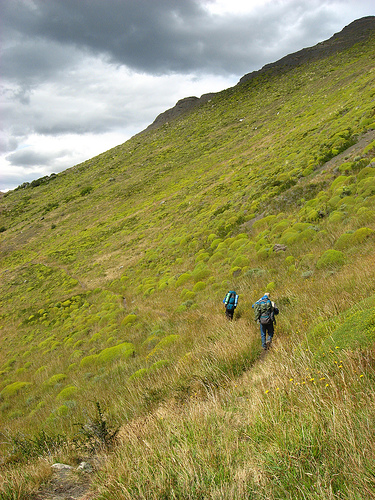
#> input picture gambar_dataset/374176648.jpg, 375 x 500 px, found by its file name
$ jupyter execute ip_gradien.ipynb   (shell and % lines are left out)   (older library calls are emulated)
#> lines starting #> are read from the running program, lines starting #| are printed output that depends on the picture
<a href="https://colab.research.google.com/github/hanifnurf/TubesTKC_FlickrImage/blob/main/image_processing/ip_gradien.ipynb" target="_parent"></a>

[cell 1]
import wget
url = "https://github.com/hanifnurf/TubesTKC_FlickrImage/blob/main/gambar_dataset/374176648.jpg?raw=true"
wget.download(url)

[cell 2]
# import the necessary packages
import matplotlib.pyplot as plt
import numpy as np
import cv2

Function to display images in Jupyter Notebooks and Google Colab

[cell 3]
def plt_imshow(title, image):
	# convert the image frame BGR to RGB color space and display it
	image = cv2.cvtColor(image, cv2.COLOR_BGR2RGB)
	plt.imshow(image)
	plt.title(title)
	plt.grid(False)
	plt.show()

Implementing Sobel and Scharr kernels with OpenCV

[cell 4]
# # construct the argument parser and parse the arguments
# ap = argparse.ArgumentParser()
# ap.add_argument("-i", "--image", type=str, required=True,
# 	help="path to input image")
# ap.add_argument("-s", "--scharr", type=int, default=0,
# 	help="path to input image")

# since we are using Jupyter Notebooks we can replace our argument
# parsing code with *hard coded* arguments and values
args = {
	"image": "374176648.jpg",
    "scharr": 0
}

[cell 5]
# load the image, convert it to grayscale, and display the original
# grayscale image
image = cv2.imread(args["image"])
#> image is the input picture: shape (500, 375, 3); mean B, G, R 86.8, 144, 147.7
gray = cv2.cvtColor(image, cv2.COLOR_BGR2GRAY)
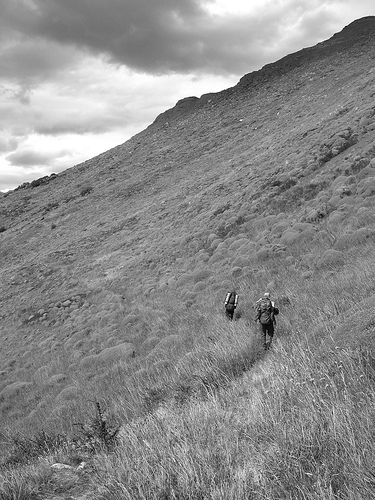
#> gray: shape (500, 375); min 0, max 255, mean 138.6
plt_imshow("Gray", gray)

[cell 6]
# set the kernel size, depending on whether we are using the Sobel
# operator of the Scharr operator, then compute the gradients along
# the x and y axis, respectively
ksize = -1 if args["scharr"] > 0 else 3
gX = cv2.Sobel(gray, ddepth=cv2.CV_32F, dx=1, dy=0, ksize=ksize)
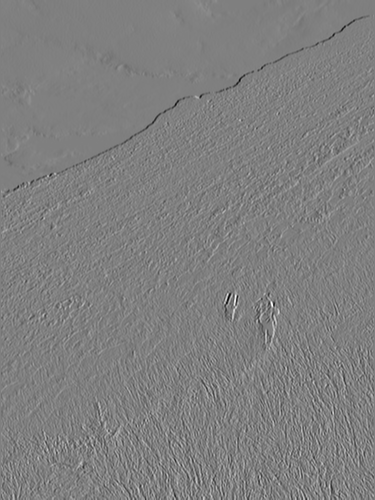
#> gX: shape (500, 375) float32; min -849, max 846, mean -0.5; drawn with min black and max white
gY = cv2.Sobel(gray, ddepth=cv2.CV_32F, dx=0, dy=1, ksize=ksize)
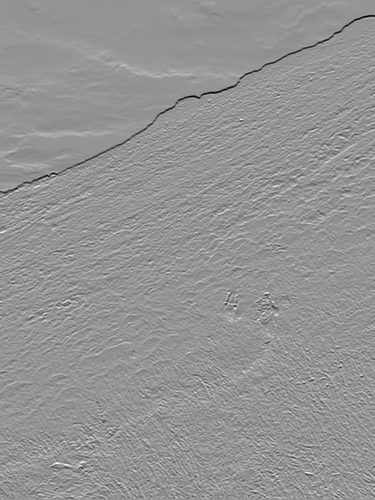
#> gY: shape (500, 375) float32; min -875, max 628, mean -1.1; drawn with min black and max white

# the gradient magnitude images are now of the floating point data
# type, so we need to take care to convert them back a to unsigned
# 8-bit integer representation so other OpenCV functions can operate
# on them and visualize them
gX = cv2.convertScaleAbs(gX)
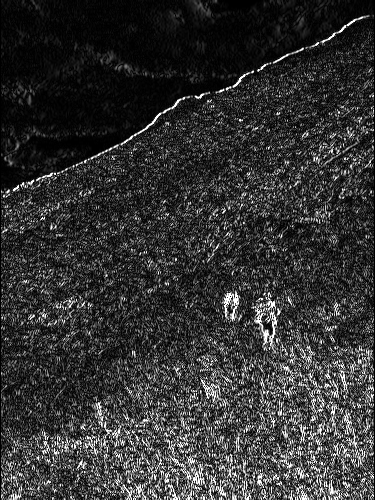
#> gX: shape (500, 375); min 0, max 255, mean 51.2
gY = cv2.convertScaleAbs(gY)
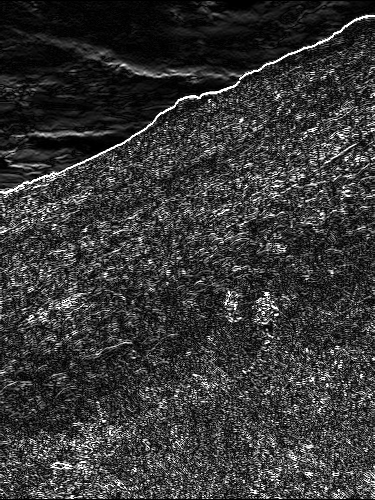
#> gY: shape (500, 375); min 0, max 255, mean 54.7

# combine the gradient representations into a single image
combined = cv2.addWeighted(gX, 0.5, gY, 0.5, 0)
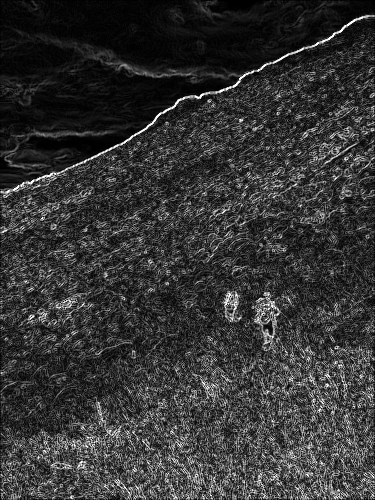
#> combined: shape (500, 375); min 0, max 255, mean 52.9

# show our output images
plt_imshow("Sobel/Scharr X", gX)
plt_imshow("Sobel/Scharr Y", gY)
plt_imshow("Sobel/Scharr Combined", combined)

Computing gradient magnitude and orientation with OpenCV

[cell 7]
# load the input image and convert it to grayscale
image = cv2.imread(args["image"])
gray = cv2.cvtColor(image, cv2.COLOR_BGR2GRAY)

# compute gradients along the x and y axis, respectively
gX = cv2.Sobel(gray, cv2.CV_64F, 1, 0)
gY = cv2.Sobel(gray, cv2.CV_64F, 0, 1)

# compute the gradient magnitude and orientation
magnitude = np.sqrt((gX ** 2) + (gY ** 2))
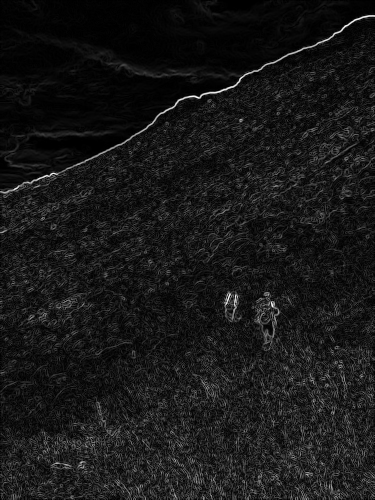
#> magnitude: shape (500, 375) float64; min 0, max 894.5, mean 85.2; drawn with min black and max white
orientation = np.arctan2(gY, gX) * (180 / np.pi) % 180
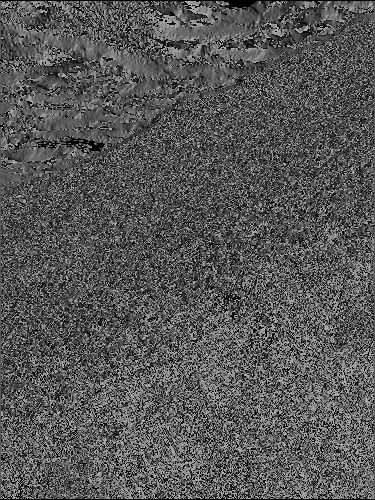
#> orientation: shape (500, 375) float64; min 0, max 179.8, mean 87.4

[cell 8]
# initialize a figure to display the input grayscale image along with
# the gradient magnitude and orientation representations, respectively
(fig, axs) = plt.subplots(nrows=1, ncols=3, figsize=(8, 4))

# plot each of the images
axs[0].imshow(gray, cmap="gray")
axs[1].imshow(magnitude, cmap="jet")
axs[2].imshow(orientation, cmap="jet")

# set the titles of each axes
axs[0].set_title("Grayscale")
axs[1].set_title("Gradient Magnitude")
axs[2].set_title("Gradient Orientation [0, 180]")

# loop over each of the axes and turn off the x and y ticks
for i in range(0, 3):
	axs[i].get_xaxis().set_ticks([])
	axs[i].get_yaxis().set_ticks([])

# show the plots
plt.tight_layout()
plt.show()

$ run again, with gambar_dataset/58363928.jpg copied over gambar_dataset/374176648.jpg
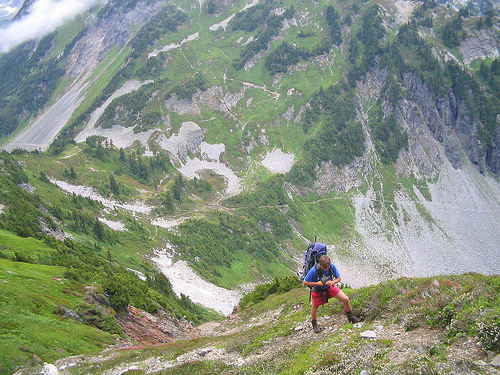
#> input picture gambar_dataset/58363928.jpg, 500 x 375 px, found by its file name
#> image is the input picture: shape (375, 500, 3); mean B, G, R 127.5, 144.6, 134.5
#> `magnitude = np.sqrt((gX ** 2) + (gY ** 2))`:
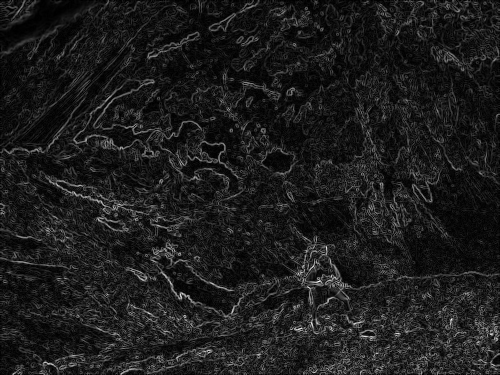
#> magnitude: shape (375, 500) float64; min 0, max 837.3, mean 95.5; drawn with min black and max white
#> `orientation = np.arctan2(gY, gX) * (180 / np.pi) % 180`:
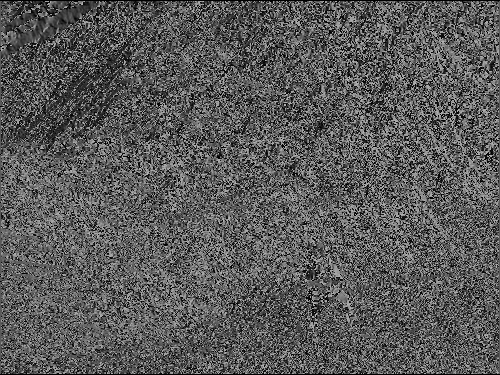
#> orientation: shape (375, 500) float64; min 0, max 179.9, mean 89.7
